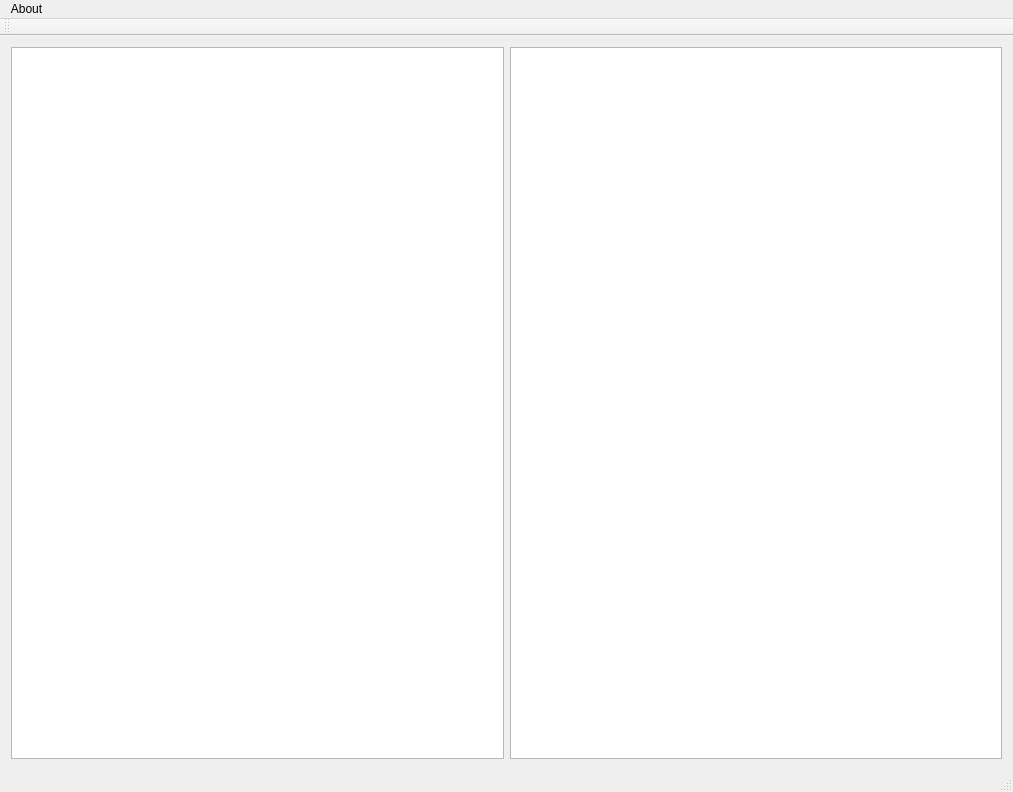
<?xml version="1.0" encoding="UTF-8"?>
<ui version="4.0">
 <class>FoodieUIClass</class>
 <widget class="QMainWindow" name="FoodieUIClass">
  <property name="geometry">
   <rect>
    <x>0</x>
    <y>0</y>
    <width>1013</width>
    <height>792</height>
   </rect>
  </property>
  <property name="windowTitle">
   <string>FoodieUI</string>
  </property>
  <widget class="QWidget" name="centralWidget">
   <layout class="QHBoxLayout" name="horizontalLayout">
    <item>
     <widget class="QTreeView" name="treeView"/>
    </item>
    <item>
     <widget class="QTextBrowser" name="textBrowser"/>
    </item>
   </layout>
  </widget>
  <widget class="QMenuBar" name="menuBar">
   <property name="geometry">
    <rect>
     <x>0</x>
     <y>0</y>
     <width>1013</width>
     <height>23</height>
    </rect>
   </property>
   <widget class="QMenu" name="menuAbout">
    <property name="title">
     <string>About</string>
    </property>
    <addaction name="actionVersion"/>
    <addaction name="actionHelp"/>
   </widget>
   <addaction name="menuAbout"/>
  </widget>
  <widget class="QToolBar" name="mainToolBar">
   <attribute name="toolBarArea">
    <enum>TopToolBarArea</enum>
   </attribute>
   <attribute name="toolBarBreak">
    <bool>false</bool>
   </attribute>
  </widget>
  <widget class="QStatusBar" name="statusBar"/>
  <action name="actionHelp">
   <property name="text">
    <string>Help</string>
   </property>
  </action>
  <action name="actionVersion">
   <property name="text">
    <string>Version</string>
   </property>
  </action>
 </widget>
 <layoutdefault spacing="6" margin="11"/>
 <resources>
  <include location="foodieui.qrc"/>
 </resources>
 <connections/>
</ui>
